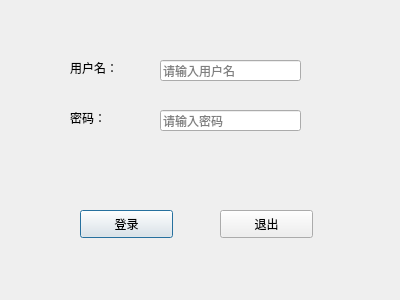
<?xml version="1.0" encoding="UTF-8"?>
<ui version="4.0">
 <class>loginDialog</class>
 <widget class="QDialog" name="loginDialog">
  <property name="geometry">
   <rect>
    <x>0</x>
    <y>0</y>
    <width>400</width>
    <height>300</height>
   </rect>
  </property>
  <property name="windowTitle">
   <string>Dialog</string>
  </property>
  <widget class="QLabel" name="label_2">
   <property name="geometry">
    <rect>
     <x>70</x>
     <y>110</y>
     <width>72</width>
     <height>15</height>
    </rect>
   </property>
   <property name="text">
    <string>密码：</string>
   </property>
  </widget>
  <widget class="QLabel" name="label">
   <property name="geometry">
    <rect>
     <x>70</x>
     <y>60</y>
     <width>72</width>
     <height>15</height>
    </rect>
   </property>
   <property name="text">
    <string>用户名：</string>
   </property>
  </widget>
  <widget class="QLineEdit" name="pwdLineEdit">
   <property name="geometry">
    <rect>
     <x>160</x>
     <y>110</y>
     <width>141</width>
     <height>21</height>
    </rect>
   </property>
   <property name="echoMode">
    <enum>QLineEdit::Password</enum>
   </property>
   <property name="placeholderText">
    <string>请输入密码</string>
   </property>
  </widget>
  <widget class="QPushButton" name="loginBtn">
   <property name="geometry">
    <rect>
     <x>80</x>
     <y>210</y>
     <width>93</width>
     <height>28</height>
    </rect>
   </property>
   <property name="text">
    <string>登录</string>
   </property>
  </widget>
  <widget class="QLineEdit" name="userLineEdit">
   <property name="geometry">
    <rect>
     <x>160</x>
     <y>60</y>
     <width>141</width>
     <height>21</height>
    </rect>
   </property>
   <property name="placeholderText">
    <string>请输入用户名</string>
   </property>
  </widget>
  <widget class="QPushButton" name="exitBtn">
   <property name="geometry">
    <rect>
     <x>220</x>
     <y>210</y>
     <width>93</width>
     <height>28</height>
    </rect>
   </property>
   <property name="text">
    <string>退出</string>
   </property>
  </widget>
 </widget>
 <resources/>
 <connections>
  <connection>
   <sender>exitBtn</sender>
   <signal>clicked()</signal>
   <receiver>loginDialog</receiver>
   <slot>close()</slot>
   <hints>
    <hint type="sourcelabel">
     <x>266</x>
     <y>223</y>
    </hint>
    <hint type="destinationlabel">
     <x>199</x>
     <y>149</y>
    </hint>
   </hints>
  </connection>
 </connections>
</ui>
